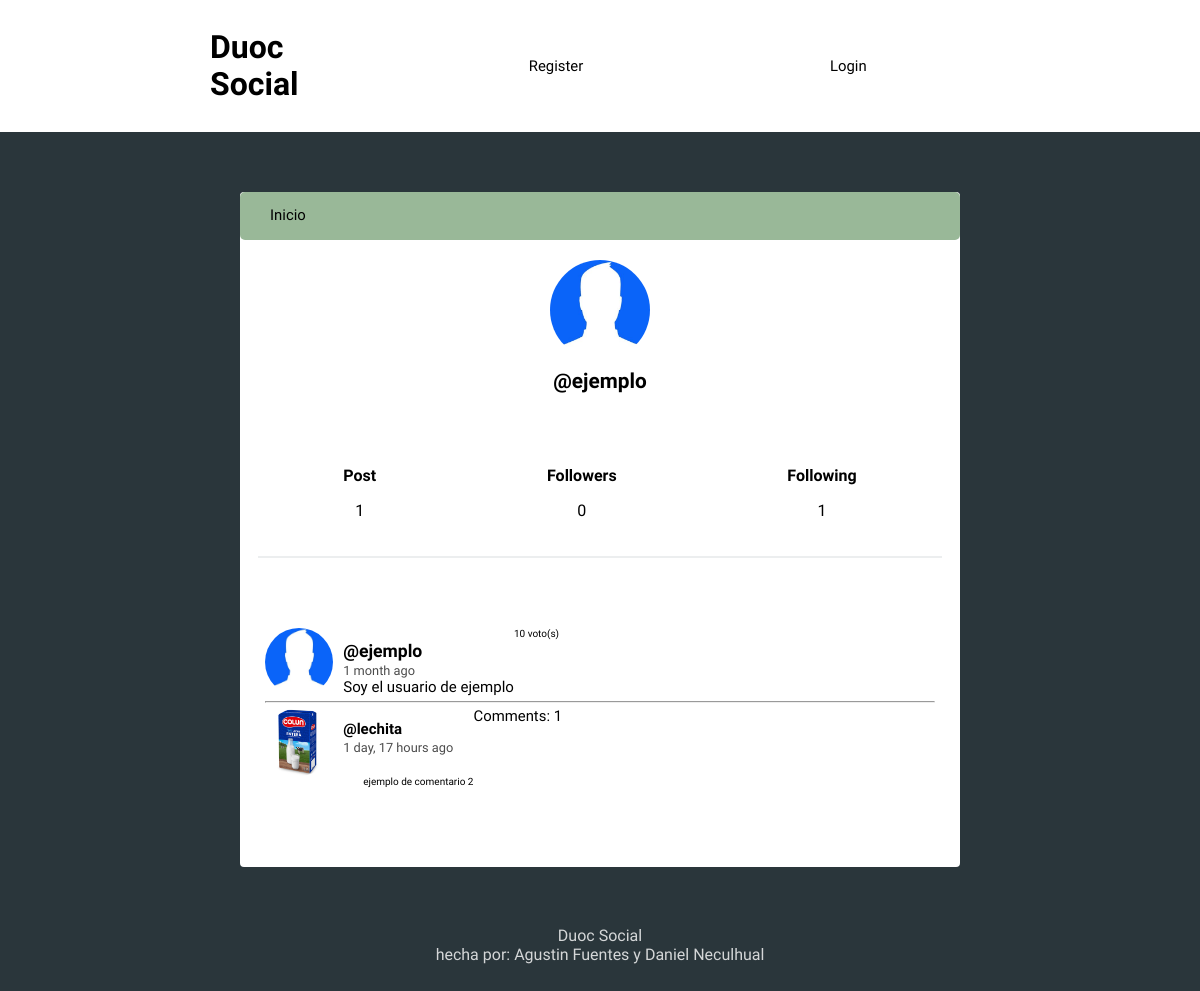
Screenshot of /profile/ejemplo/ with the database file from the repository.
### social/models.py (models this page shows, shortened)
class Profile(models.Model):
    user = models.OneToOneField(User, on_delete=models.CASCADE)
    image = models.ImageField(default='profile_pic.png')
    def following(self):
        user_ids = Relationship.objects.filter(from_user = self.user).values_list('to_user_id', flat=True)
        return User.objects.filter(id__in = user_ids)
    def followers(self):
        user_ids = Relationship.objects.filter(to_user = self.user).values_list('from_user_id', flat=True)
        return User.objects.filter(id__in = user_ids)

class Post(models.Model):
    user = models.ForeignKey(User, on_delete=models.CASCADE, related_name='posts')
    timestamp = models.DateTimeField(default=timezone.now)
    content = models.TextField()
    votes = models.IntegerField(default=0)
    voters = models.ManyToManyField(User, related_name='voted_posts')
    class Meta:
        ordering = ['-timestamp']

class Comment(models.Model):
    post = models.ForeignKey(Post, on_delete=models.CASCADE, related_name='comments')
    user = models.ForeignKey(User, on_delete=models.CASCADE, related_name='comments')
    timestamp = models.DateTimeField(default=timezone.now)
    content = models.TextField()
    approved_comment = models.BooleanField(default=True)

### social/views.py (the view)
# urls.py: path('profile/', views.profile, name='profile'),
def profile(request, username=None):
  current_user = request.user
  if username and username != current_user.username:
    user = User.objects.get(username=username)
    posts = user.posts.all()
  else:
    posts = current_user.posts.all()
    user = current_user
  if request.method == 'POST':
    form = ProfileEditForm(request.POST, request.FILES, instance=user)
    if form.is_valid():
      image = form.cleaned_data['image']
      if image:
        user.profile.image = image
      form.save()
      user.profile.save()
      messages.success(request, 'Perfil actualizado exitosamente.')
      return redirect('profile')
  else:
    form = ProfileEditForm(instance=user)
  can_start_conversation = username and username != current_user.username
  context = {
    'user': user,
    'posts': posts,
    'can_start_conversation': can_start_conversation,
    'form': form,
  }
  return render(request, 'social/profile.html', context)

### social/templates/social/profile.html (shortened to what this page needs)
{% extends 'social/feed.html' %}
{% block content %}
<div class="profile">
	<img src="{{ user.profile.image.url }}">
	<h2>@{{ user.username }}</h2>
</div>
<div class="follow">
	<div>
		<h5>Post</h5>
		<p>{{ user.posts.count }}</p>
	</div>
	<div>
		<h5>Followers</h5>
		<p>{{ user.profile.followers.count }}</p>
	</div>
	<div>
		<h5>Following</h5>
		<p>{{ user.profile.following.count }}</p>
	</div>
</div>
{{ block.super }}
{% endblock %}

### social/templates/social/feed.html (shortened to what this page needs)
{% extends 'social/layout.html' %}
{% load humanize %}
{% block content %}
{% for post in posts %}
<article>
    <div class="container-article">
        <img src="{{ post.user.profile.image.url }}">
        <div>
            <h2 class="username"><a href="{% url 'profile' post.user.username %}">@{{ post.user.username }}</a></h2>
            <time data-time="#">{{ post.timestamp|naturaltime }}</time>
            <div class="post">{{ post.content }}</div>
        </div>
    {% if request.user.is_authenticated %}
    <form method="post" action="{% url 'vote_post' post.id %}">
        {% csrf_token %}
        <button type="submit">Votar</button>
        <div class="votes">{{ post.votes }} voto(s)</div>
    </form>
    {% else %}
        <div class="votes">{{ post.votes }} voto(s)</div>
    {% endif %}
    </div>
    <hr>
    {% for comment in post.comments.all %}
        <div class="container-article">
            <img src="{{ comment.user.profile.image.url }}">
            <div>
                <h2 class="username">@{{ comment.user }}</a></h2>
                <time data-time="#">{{ comment.timestamp|naturaltime }}</time>
                <div class="comment">{{ comment.content }}</div>
            </div>
            <a href="">Comments: {{ post.comments.count }}</a>
        </div>
        {% empty %}
        <p>Aun no hay comentarios!</p>
{% endfor %}
</article>
{% endfor %}
{% endblock %}

### social/static/style.css (style rules this page uses)
body { background: #2A363B; font-size: 62.5%; font-family: 'Varela Round', Helvetica, Arial, serif; }
h5 { font-size: 1rem; margin-bottom: 0; }
p { font-size: 1rem; }
img { object-fit: cover; }
a { font-size: .93rem; text-decoration: none; color: black; }
.comment { margin: 20px 0px 20px 20px; }
article { width: 93%; margin: auto; padding: 40px 0; border-bottom: 2px solid #ECEEEF; }
.username { margin-bottom: .2rem; }
.username a { font-size: 1.1rem; }
.container-article { display: flex; }
.container-article img { height: 68px; width: 68px; margin-right: 10px; border-radius: 50%; }
article:last-child { border-bottom: 0; }
time { font-size: .8rem; opacity: .7; }
.post { font-size: .94rem; }
.profile { display: flex; align-items: center; flex-direction: column; }
.profile img { height: 100px; width: 100px; margin-right: 10px; border-radius: 50%; margin: 20px; }
.profile h2 { margin-top: -10px; font-size: 1.3rem; }
.follow { display: flex; width: 95%; justify-content: space-around; margin: 30px auto; text-align: center; border-bottom: 2px solid #ECEEEF; padding-bottom: 20px; }

### rows the page displays
Post: user.profile.image (picture), user.username "ejemplo", timestamp "1 month ago", content "Soy el usuario de ejemplo", votes "10", comments.count "1"
Comment: user.profile.image (picture), user "lechita", timestamp "1 day, 17 hours ago", content "ejemplo de comentario 2"

### other values shown
{{ user.username }} "ejemplo"
{{ user.posts.count }} "1"
{{ user.profile.followers.count }} "0"
{{ user.profile.following.count }} "1"
